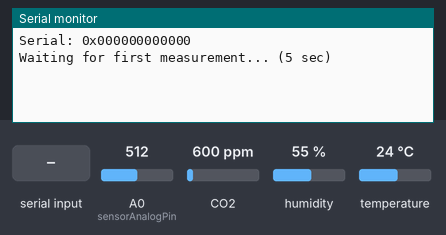
A sketch run on a simulated Arduino Uno, built with avr-gcc and run on an emulated ATmega328P. On the bench: the last lines printed to the serial monitor. Inputs (shaded band) come from the test bench; at power-on: CO2 600 ppm, A0 (sensorAnalogPin) = 512, humidity 55 %, temperature 24 °C.

Above: at 1.8 s.
1.9 s: CO2 set to 452 ppm
At 5.7 s:
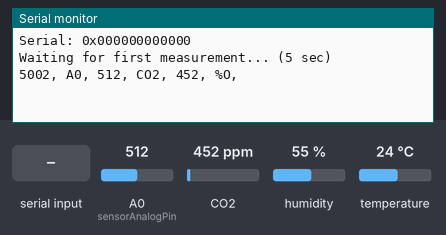
11.5 s: A0 (sensorAnalogPin) set to 716
At 12.5 s:
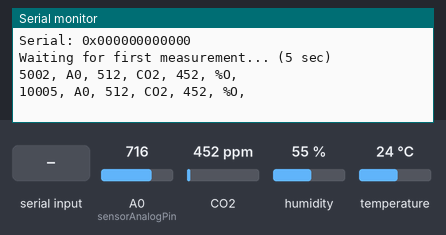
13.0 s: "1\n" received over Serial
14.5 s: "0\n" received over Serial
At 15.8 s:
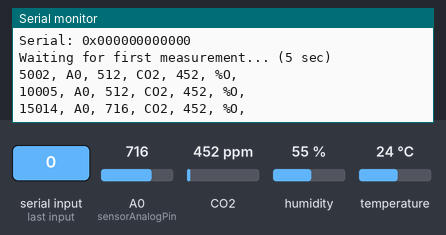

Measured:
- after the input at 1.9 s, the serial monitor: prints a new line after 3.1 s (image 1)
- after the input at 14.5 s, the serial monitor: prints a new line after 0.52 s (image 3)

The sketch:

sensores_timemark.ino
```cpp
#include <Arduino.h>
#include <SensirionI2CScd4x.h>
#include <Wire.h>
#include <SoftwareSerial.h>

SensirionI2CScd4x scd4x;

const int rxPin = 8;  // Pin 8 conectado a TX de LuminOx
const int txPin = 9;  // Pin 9 conectado a RX de LuminOx
const int sensorAnalogPin = A0;  // Pin para el sensor analógico

SoftwareSerial mySerial(rxPin, txPin);

// Variables para almacenar los valores de los sensores
int sensorAnalogValue = 0;
uint16_t co2 = 0;
float temperature = 0.0f;
float humidity = 0.0f;
String luminoxPercentage = "";

// Variables de tiempo
unsigned long previousMillis = 0;
const long interval = 5000;  // Intervalo de 5 segundos

void printUint16Hex(uint16_t value) {
    Serial.print(value < 4096 ? "0" : "");
    Serial.print(value < 256 ? "0" : "");
    Serial.print(value < 16 ? "0" : "");
    Serial.print(value, HEX);
}

void printSerialNumber(uint16_t serial0, uint16_t serial1, uint16_t serial2) {
    Serial.print("Serial: 0x");
    printUint16Hex(serial0);
    printUint16Hex(serial1);
    printUint16Hex(serial2);
    Serial.println();
}

void sendCommand(String command) {
    command += "\r\n";
    mySerial.print(command);
}

void setup() {
    // Iniciar la comunicación serial
    Serial.begin(115200);
    while (!Serial) {
        delay(300);
    }

    // Iniciar la comunicación I2C
    Wire.begin();

    // Iniciar el sensor SCD40
    uint16_t error;
    char errorMessage[256];

    scd4x.begin(Wire);
    error = scd4x.stopPeriodicMeasurement();
    if (error) {
        Serial.print("Error trying to execute stopPeriodicMeasurement(): ");
        errorToString(error, errorMessage, 256);
        Serial.println(errorMessage);
    }

    uint16_t serial0, serial1, serial2;
    error = scd4x.getSerialNumber(serial0, serial1, serial2);
    if (error) {
        Serial.print("Error trying to execute getSerialNumber(): ");
        errorToString(error, errorMessage, 256);
        Serial.println(errorMessage);
    } else {
        printSerialNumber(serial0, serial1, serial2);
    }

    error = scd4x.startPeriodicMeasurement();
    if (error) {
        Serial.print("Error trying to execute startPeriodicMeasurement(): ");
        errorToString(error, errorMessage, 256);
        Serial.println(errorMessage);
    }

    Serial.println("Waiting for first measurement... (5 sec)");

    // Iniciar la comunicación serial para el sensor LuminOx
    mySerial.begin(9600);
    pinMode(rxPin, INPUT);
    pinMode(txPin, OUTPUT);
}

void loop() {
    String cadena = "";
    char c;
    String valor = "";
    unsigned long currentMillis = millis();

    // Leer el valor del sensor analógico
    sensorAnalogValue = analogRead(sensorAnalogPin);

    // Leer datos del sensor SCD40 si ha pasado el intervalo de 5 segundos
    if (currentMillis - previousMillis >= interval) {
        previousMillis = currentMillis;

        uint16_t error;
        char errorMessage[256];
        bool isDataReady = false;

        error = scd4x.getDataReadyFlag(isDataReady);
        if (error) {
            Serial.print("Error trying to execute getDataReadyFlag(): ");
            errorToString(error, errorMessage, 256);
            Serial.println(errorMessage);
        }

        if (isDataReady) {
            error = scd4x.readMeasurement(co2, temperature, humidity);
            if (error) {
                Serial.print("Error trying to execute readMeasurement(): ");
                errorToString(error, errorMessage, 256);
                Serial.println(errorMessage);
            }
        }

        // Mostrar los valores de los tres sensores en el monitor serial
        if (co2 != 0) {
            Serial.print(millis());
            Serial.print(", A0, ");
            Serial.print(sensorAnalogValue);
            Serial.print(", CO2, ");
            Serial.print(co2);
            Serial.print(", %O, ");
            Serial.println(luminoxPercentage);
        }
    }

    // Leer y almacenar datos del sensor LuminOx
    while (mySerial.available() > 0) {
        c = mySerial.read();
        //Serial.print(c); // Depurar: imprimir cada carácter recibido
        cadena += c;

        if (c == '\n') {
            break; // Salir del bucle si se encuentra "\r\n"
        }
    }

    int pos = cadena.indexOf('%');
    if (pos != -1 && pos + 8 < cadena.length()) {
        luminoxPercentage = cadena.substring(pos + 1, pos + 8);
        luminoxPercentage.trim();
        // Serial.print("Luminox Percentage: ");
        // Serial.println(luminoxPercentage);
    }

    delay(1000);

    // Leer y enviar comandos al sensor LuminOx desde el monitor serial
    if (Serial.available() > 0) {
        String command = Serial.readStringUntil('\r\n');
        sendCommand(command);
    }
}
```
